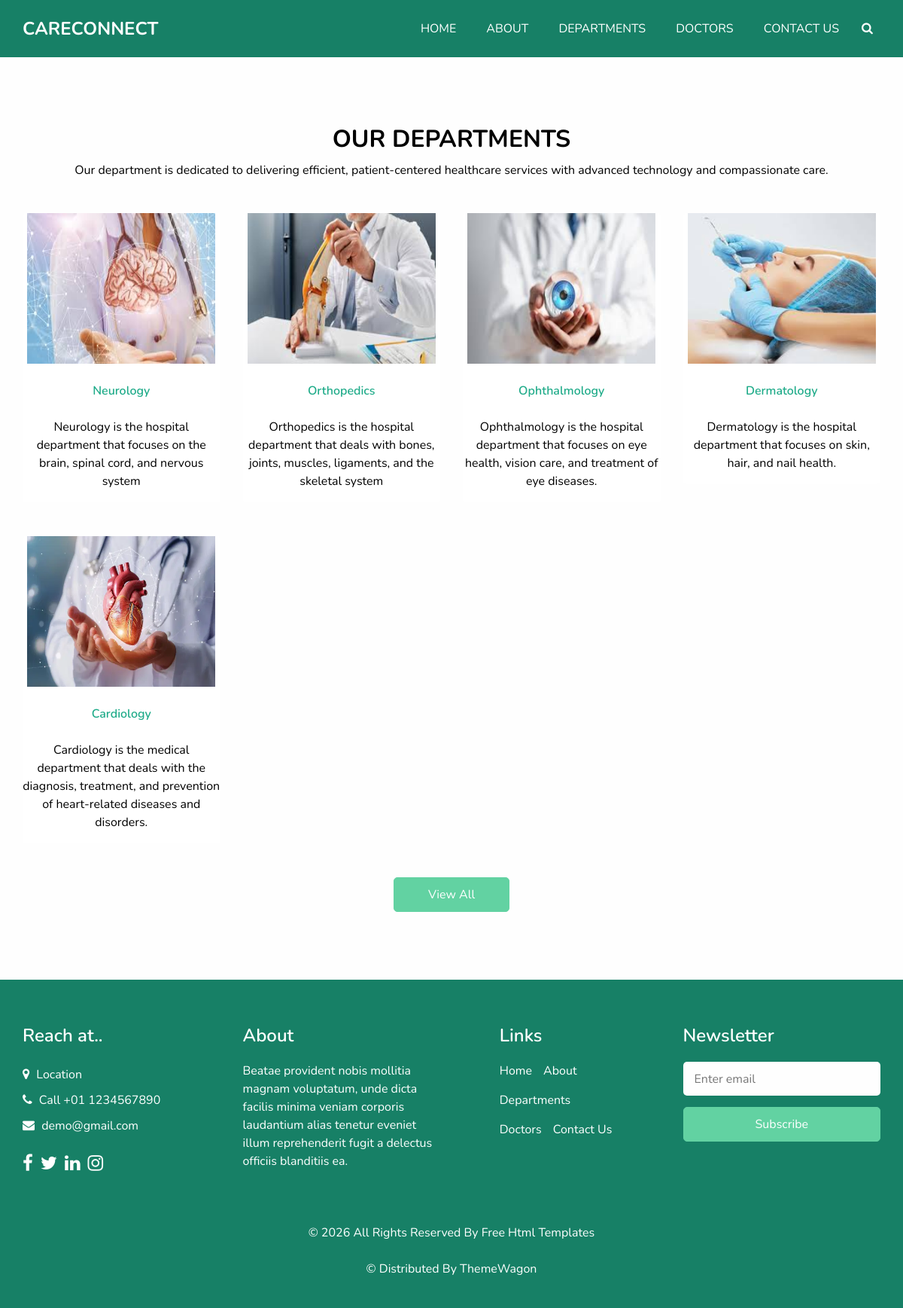
Screenshot of /appointment/all_departments/ with the database file from the repository.
### hospitalapp/models.py (models this page shows, shortened)
class DepartmentDb(models.Model):
    Department_Name = models.CharField(max_length=100)
    Department_Description = models.TextField()
    Department_Image = models.ImageField(upload_to="department/",blank=True, null=True)

### webapp/views.py (the view)
# urls.py: path('all_departments/',views.all_departments, name='all_departments'),
def all_departments(request):
    departments=DepartmentDb.objects.all()
    return render(request, 'All_Departments.html',{'departments':departments})

### webapp/templates/All_Departments.html (shortened to what this page needs)
<!DOCTYPE html>
{% load static %}
<html>
<head>
  <link rel="stylesheet" type="text/css" href="{% static 'web/css/bootstrap.css' %}" />
  <link rel="stylesheet" type="text/css" href="https://cdnjs.cloudflare.com/ajax/libs/OwlCarousel2/2.3.4/assets/owl.carousel.min.css" />
  <link href="{% static 'web/css/font-awesome.min.css' %}" rel="stylesheet" />
  <link href="{% static 'web/css/style.css' %}" rel="stylesheet" />
  <link href="{% static 'web/css/responsive.css' %}" rel="stylesheet" />
</head>
<body class="sub_page">
  <div class="hero_area">
    <header class="header_section">
      <div class="container">
        <nav class="navbar navbar-expand-lg custom_nav-container ">
          <a class="navbar-brand" href="index.html">
            <span>
              CARECONNECT
            </span>
          </a>
          <div class="collapse navbar-collapse" id="navbarSupportedContent">
            <ul class="navbar-nav">
              <li class="nav-item active">
                <a class="nav-link" href="{% url 'home' %}">Home</a>
              </li>
              <li class="nav-item">
                <a class="nav-link" href="{% url 'about' %}"> About</a>
              </li>
              <li class="nav-item">
                <a class="nav-link" href="{% url 'all_departments' %}">Departments <span class="sr-only">(current)</span></a>
              </li>
              <li class="nav-item">
                <a class="nav-link" href="{% url 'doctors' %}">Doctors</a>
              </li>
              <li class="nav-item">
                <a class="nav-link" href="{% url 'contact' %}">Contact Us</a>
              </li>
              <form class="form-inline">
                <button class="btn  my-2 my-sm-0 nav_search-btn" type="submit">
                  <i class="fa fa-search" aria-hidden="true"></i>
                </button>
              </form>
            </ul>
          </div>
        </nav>
      </div>
    </header>
  </div>
  <section class="department_section layout_padding">
    <div class="department_container">
      <div class="container ">
        <div class="heading_container heading_center">
          <h2>
            Our Departments
          </h2>
          <p>
            Our department is dedicated to delivering efficient, patient-centered healthcare services with advanced technology and compassionate care.
          </p>
        </div>
      <div class="row">
       {% for i in departments %}
         <div class="col-md-3">
            <div class="box">
                <a href="{% url 'filtered_doctors' dep_name=i.Department_Name %}">
                    <img src="{{ i.Department_Image.url }}" alt="" height="200px" width="250px">
                </a>
                <br>
              <div class="detail-box">
                 <a href="{% url 'filtered_doctors' dep_name=i.Department_Name %}">
                    {{ i.Department_Name }}
                 </a>
                  <br>
                  <br>
                 <p>
                    {{ i.Department_Description }}
                 </p>
              </div>
            </div>
         </div>
       {% endfor %}
      </div>
        <div class="btn-box">
          <a href="">
            View All
          </a>
        </div>
      </div>
    </div>
  </section>
  <footer class="footer_section">
    <div class="container">
      <div class="row">
        <div class="col-md-6 col-lg-3 footer_col">
          <div class="footer_contact">
            <h4>
              Reach at..
            </h4>
            <div class="contact_link_box">
              <a href="">
                <i class="fa fa-map-marker" aria-hidden="true"></i>
                <span>
                  Location
                </span>
              </a>
              <a href="">
                <i class="fa fa-phone" aria-hidden="true"></i>
                <span>
                  Call +01 1234567890
                </span>
              </a>
              <a href="">
                <i class="fa fa-envelope" aria-hidden="true"></i>
                <span>
                  demo@gmail.com
                </span>
              </a>
            </div>
          </div>
          <div class="footer_social">
            <a href="">
              <i class="fa fa-facebook" aria-hidden="true"></i>
            </a>
            <a href="">
              <i class="fa fa-twitter" aria-hidden="true"></i>
            </a>
            <a href="">
              <i class="fa fa-linkedin" aria-hidden="true"></i>
            </a>
            <a href="">
              <i class="fa fa-instagram" aria-hidden="true"></i>
            </a>
          </div>
        </div>
        <div class="col-md-6 col-lg-3 footer_col">
          <div class="footer_detail">
            <h4>
              About
            </h4>
            <p>
              Beatae provident nobis mollitia magnam voluptatum, unde dicta facilis minima veniam corporis laudantium alias tenetur eveniet illum reprehenderit fugit a delectus officiis blanditiis ea.
            </p>
          </div>
        </div>
        <div class="col-md-6 col-lg-2 mx-auto footer_col">
          <div class="footer_link_box">
            <h4>
              Links
            </h4>
            <div class="footer_links">
              <a class="" href="index.html">
                Home
              </a>
              <a class="" href="about.html">
                About
              </a>
              <a class="active" href="departments.html">
                Departments
              </a>
              <a class="" href="doctors.html">
                Doctors
              </a>
              <a class="" href="contact.html">
                Contact Us
              </a>
            </div>
          </div>
        </div>
        <div class="col-md-6 col-lg-3 footer_col ">
          <h4>
            Newsletter
          </h4>
          <form action="#">
            <input type="email" placeholder="Enter email" />
            <button type="submit">
              Subscribe
            </button>
          </form>
        </div>
      </div>
      <div class="footer-info">
        <p>
          &copy; <span id="displayYear"></span> All Rights Reserved By
          <a href="https://html.design/">Free Html Templates<br><br></a>
            &copy;  Distributed By
            <a href="https://themewagon.com/">ThemeWagon</a>
        </p>
      </div>
    </div>
  </footer>
</body>
</html>

### webapp/static/web/css/responsive.css (style rules this page uses)
@media (min-width: 1200px) { .container { max-width: 1170px; } }

### rows the page displays
DepartmentDb: Department_Image (picture), Department_Name "Neurology", Department_Description "Neurology is the hospital department that focuses on the brain, spinal cord, and nervous system"
DepartmentDb: Department_Image (picture), Department_Name "Orthopedics", Department_Description "Orthopedics is the hospital department that deals with bones, joints, muscles, ligaments, and the skeletal system"
DepartmentDb: Department_Image (picture), Department_Name "Ophthalmology", Department_Description "Ophthalmology is the hospital department that focuses on eye health, vision care, and treatment of eye diseases."
DepartmentDb: Department_Image (picture), Department_Name "Dermatology", Department_Description "Dermatology is the hospital department that focuses on skin, hair, and nail health."
DepartmentDb: Department_Image (picture), Department_Name "Cardiology", Department_Description "Cardiology is the medical department that deals with the diagnosis, treatment, and prevention of heart-related diseases and disorders."
